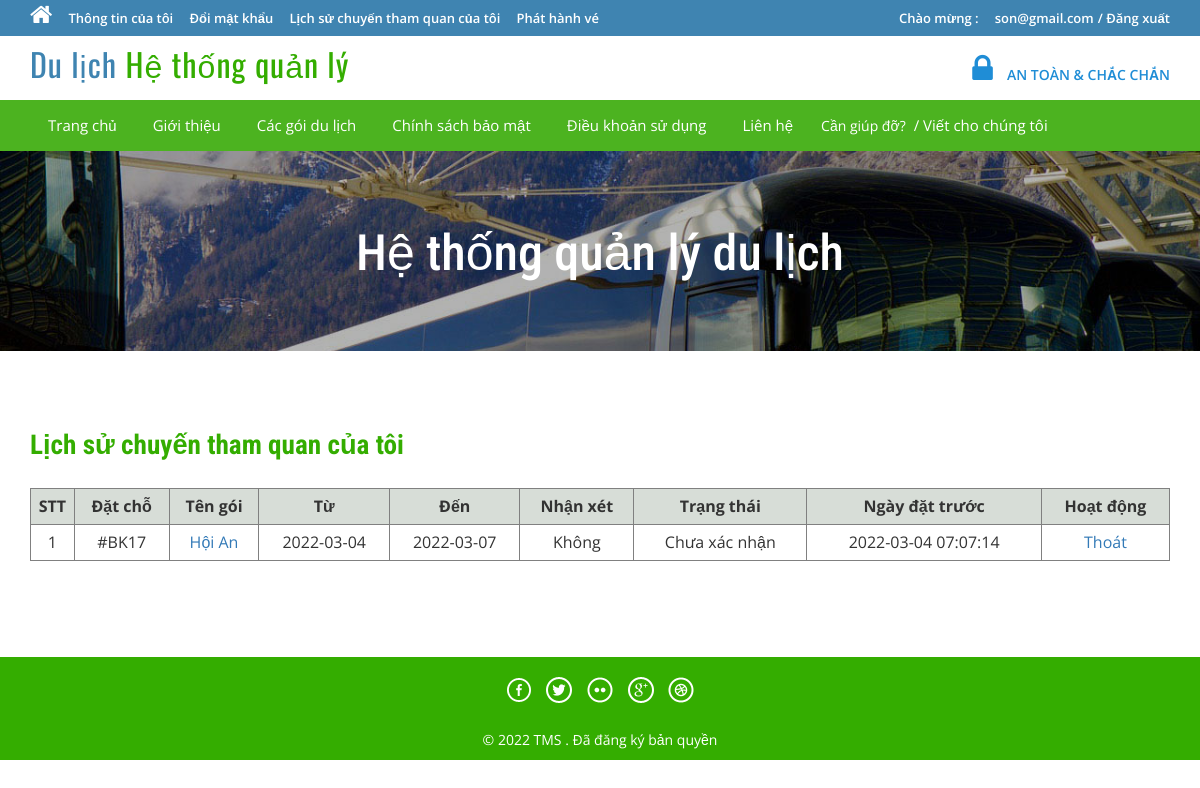
/tour-history.php (signed in), run on the app's committed database.
### tables this page shows
CREATE TABLE `tblbooking` (
  `BookingId` int(11) NOT NULL,
  `PackageId` int(11) DEFAULT NULL,
  `UserEmail` varchar(100) DEFAULT NULL,
  `FromDate` varchar(100) DEFAULT NULL,
  `ToDate` varchar(100) DEFAULT NULL,
  `Comment` mediumtext DEFAULT NULL,
  `RegDate` timestamp NULL DEFAULT current_timestamp(),
  `status` int(11) DEFAULT NULL,
  `CancelledBy` varchar(5) DEFAULT NULL,
  `UpdationDate` timestamp NULL DEFAULT NULL ON UPDATE current_timestamp()
);

CREATE TABLE `tbltourpackages` (
  `PackageId` int(11) NOT NULL,
  `PackageName` varchar(200) DEFAULT NULL,
  `PackageType` varchar(150) DEFAULT NULL,
  `PackageLocation` varchar(100) DEFAULT NULL,
  `PackagePrice` int(11) DEFAULT NULL,
  `PackageFetures` varchar(255) DEFAULT NULL,
  `PackageDetails` mediumtext DEFAULT NULL,
  `PackageImage` varchar(100) DEFAULT NULL,
  `Creationdate` timestamp NULL DEFAULT current_timestamp(),
  `UpdationDate` timestamp NULL DEFAULT NULL ON UPDATE current_timestamp()
);

### tour-history.php (the view, shortened to what this page needs)
<?php
include('includes/config.php');
if(strlen($_SESSION['login'])==0)
	{
header('location:index.php');
}
else{
?>
<!DOCTYPE HTML>
<html>
<head>
<link href="css/bootstrap.css" rel='stylesheet' type='text/css' />
<link href="css/style.css" rel='stylesheet' type='text/css' />
<link href="css/font-awesome.css" rel="stylesheet">
<link href="css/animate.css" rel="stylesheet" type="text/css" media="all">
</head>
<body>
<div class="top-header">
<?php include('includes/header.php');?>
<div class="banner-1 ">
	<div class="container">
		<h1 class="wow zoomIn animated animated" data-wow-delay=".5s" style="visibility: visible; animation-delay: 0.5s; animation-name: zoomIn;">Hệ thống quản lý du lịch</h1>
	</div>
</div>
<div class="privacy">
	<div class="container">
		<h3 class="wow fadeInDown animated animated" data-wow-delay=".5s" style="visibility: visible; animation-delay: 0.5s; animation-name: fadeInDown;">Lịch sử chuyến tham quan của tôi</h3>
		<form name="chngpwd" method="post" onSubmit="return valid();">
	<p>
	<table border="1" width="100%">
		<tr style="background-color: #d7ddd7;">
			<th>STT</th>
			<th>Đặt chỗ</th>
			<th>Tên gói</th>
			<th>Từ</th>
			<th>Đến</th>
			<th>Nhận xét</th>
			<th>Trạng thái</th>
			<th>Ngày đặt trước</th>
			<th>Hoạt động</th>
		</tr>
<?php
$uemail=$_SESSION['login'];;
$sql = "SELECT tblbooking.BookingId as bookid,tblbooking.PackageId as pkgid,tbltourpackages.PackageName as packagename,tblbooking.FromDate as fromdate,tblbooking.ToDate as todate,tblbooking.Comment as comment,tblbooking.status as status,tblbooking.RegDate as regdate,tblbooking.CancelledBy as cancelby,tblbooking.UpdationDate as upddate from tblbooking join tbltourpackages on tbltourpackages.PackageId=tblbooking.PackageId where UserEmail=:uemail";
$query = $dbh->prepare($sql);
$query -> bindParam(':uemail', $uemail, PDO::PARAM_STR);
$query->execute();
$results=$query->fetchAll(PDO::FETCH_OBJ);
$cnt=1;
if($query->rowCount() > 0)
{
foreach($results as $result)
{	?>
	<tr align="center">
	<td><?php echo htmlentities($cnt);?></td>
	<td>#BK<?php echo htmlentities($result->bookid);?></td>
	<td><a href="package-details.php?pkgid=<?php echo htmlentities($result->pkgid);?>"><?php echo htmlentities($result->packagename);?></a></td>
	<td><?php echo htmlentities($result->fromdate);?></td>
	<td><?php echo htmlentities($result->todate);?></td>
	<td><?php echo htmlentities($result->comment);?></td>
	<td><?php if($result->status==0)
{
	echo "Chưa xác nhận";
}
?></td>
<td><?php echo htmlentities($result->regdate);?></td>
<?php if($result->status==2)
{
	?><td>Đã hủy</td>
<?php } else {?>
<td><a href="tour-history.php?bkid=<?php echo htmlentities($result->bookid);?>" onclick="return confirm('Bạn có thực sự muốn hủy đặt phòng không')" >Thoát</a></td>
<?php }?>
</tr>
<?php $cnt=$cnt+1; }} ?>
	</table>
			</p>
			</form>
	</div>
</div>
<?php include('includes/footer.php');?>
</body>
</html>
<?php } ?>

### css/style.css (style rules this page uses)
html, body { font-size: 100%; background: #fff; font-family: 'Open Sans', sans-serif; }
body a,.grid_1,plan_1,plan_1.one,plan_1.two,i.icon1, i.icon2, i.icon3, i.icon4, i.icon5, i.icon6 { transition:0.5s all; -webkit-transition:0.5s all; -moz-transition:0.5s all; -o-transition:0.5s all; -ms-transition:0.5s all; }
h1,h2,h3,h4,h5,h6 { margin:0; font-family: 'Roboto Condensed', sans-serif; }
p { margin:0; }
.top-header { background-color: #3F84B1; border-bottom: 0 none; height: 36px; line-height: 35px; }
.banner-1 { background: url(../images/3.jpg)no-repeat; background-size: cover; -webkit-background-size: cover; -o-background-size: cover; -ms-background-size: cover; -moz-background-size: cover; min-height:200px; }
.banner-1 h1 { font-size: 50px; margin-bottom: 40px; padding: 1.5em 0 0; text-align: center; color: #ffffff; }
.privacy h3 { color: #34AD00; font-size: 1.7em; font-weight: 700; margin-bottom: 1em; }
.privacy { padding: 5em 0; }
.privacy p { font-size: 1em; line-height: 1.8em; color: #999; margin: 1em 0; }

### tour-history.php (style rules this page uses)
th { text-align: center; }

### data on the page
tblbooking: BookingId "17", PackageId.PackageName "Hội An", FromDate "2022-03-04", ToDate "2022-03-07", Comment "Không", status "Chưa xác nhận", RegDate "2022-03-04 07:07:14"

### other printed values
$_SESSION['login'] "son@gmail.com"
